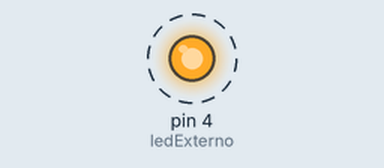
Bench run of a sketch on a simulated Arduino Uno, built with avr-gcc and run on an emulated ATmega328P. Parts: output pins drawn as LEDs (lit = HIGH). Dashed ring = blinking.

Above: at 0.5 s.
Timing chart, 0 to 4.6 s (numbered marks = the images above):
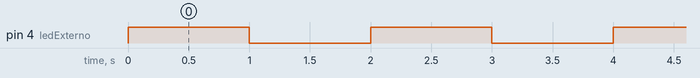

The sketch:

ledExterno.ino
```cpp
int ledExterno = 4; // GPIO usado

void setup() {
  pinMode(ledExterno, OUTPUT);
  digitalWrite(ledExterno, LOW); // Led começa apagado
}

void loop() {
  digitalWrite(ledExterno, HIGH); // Acender o led
  delay(1000);
  digitalWrite(ledExterno, LOW);  // Apagar o led
  delay(1000);
}
```

Measured:
- by itself, pin 4 (ledExterno): alternates HIGH for 1.0 s and LOW for 1.0 s
